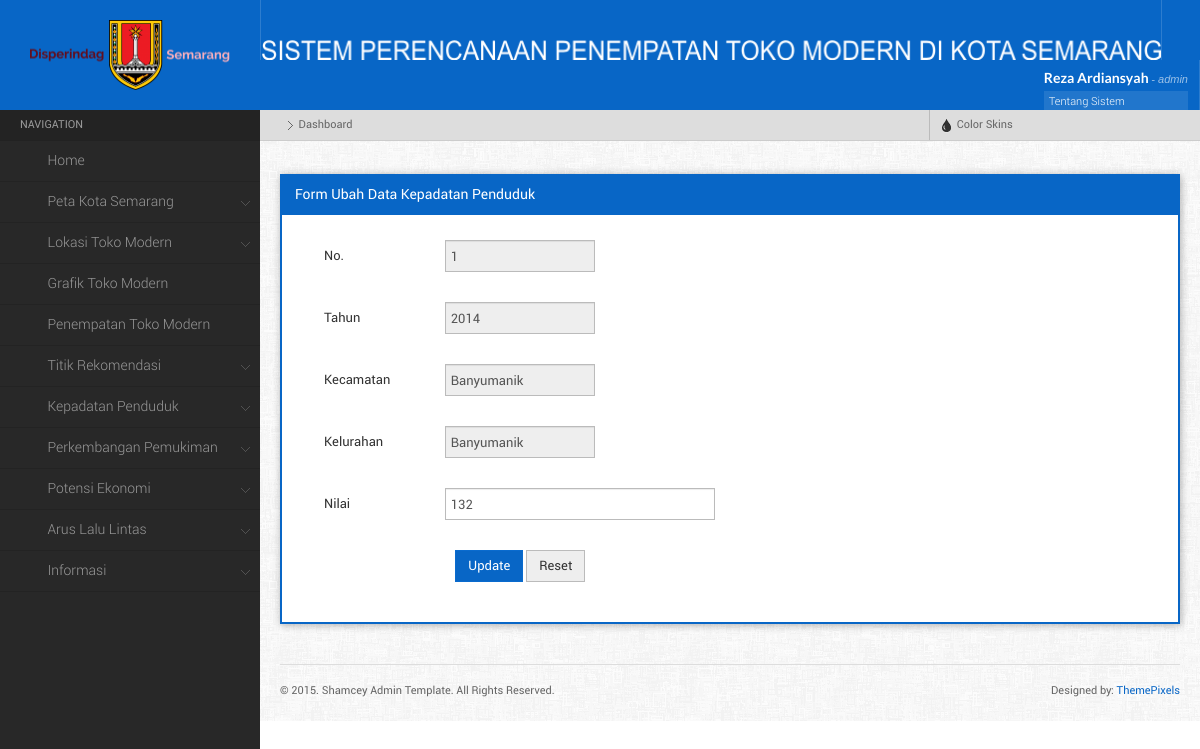
Before: /main.php?menu=editKepadatan&id_kepadatan=1 (signed in) with the older database file.
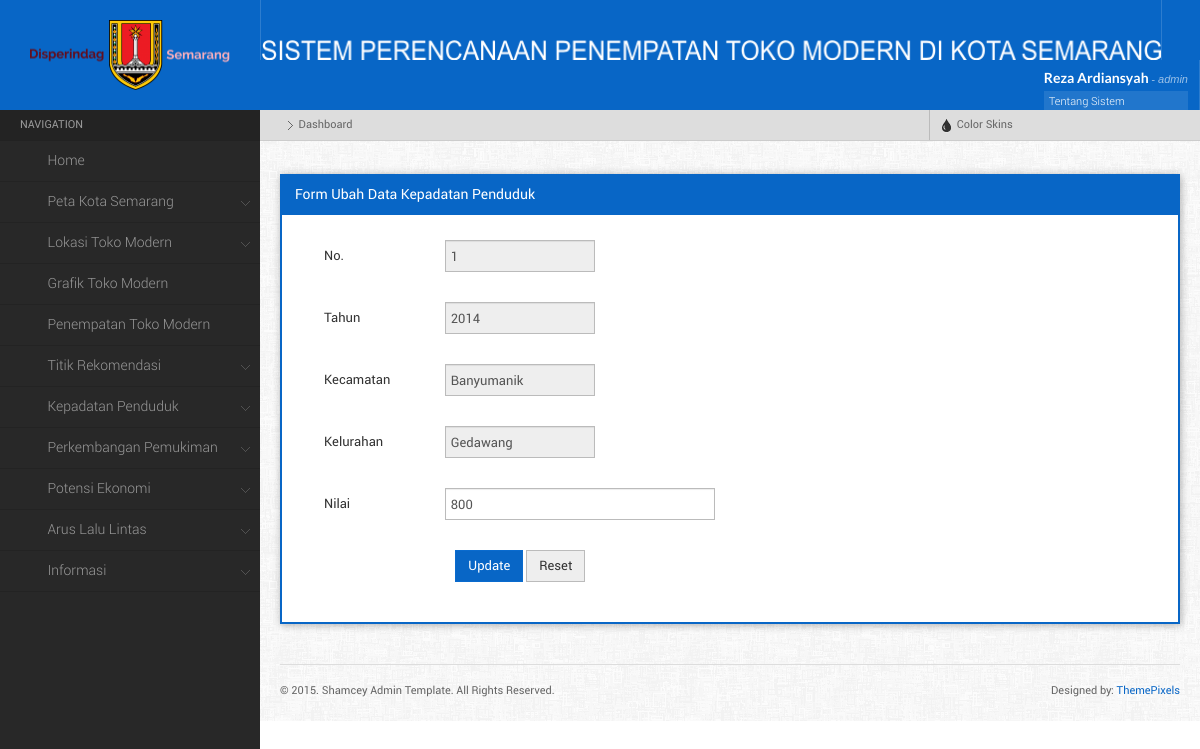
After: the same page with the newer database file.
### tables this page shows
CREATE TABLE IF NOT EXISTS `kepadatan_penduduk` (
  `id_kepadatan` int(11) NOT NULL AUTO_INCREMENT,
  `id_kelurahan` int(11) NOT NULL,
  `tahun` year(4) NOT NULL,
  `nilai_kepadatan` int(11) NOT NULL,
  `id_klasifikasikepadatan` int(11) NOT NULL,
  PRIMARY KEY (`id_kepadatan`)
);

CREATE TABLE IF NOT EXISTS `kelurahan` (
  `id_kelurahan` int(11) NOT NULL AUTO_INCREMENT,
  `id_kecamatan` int(11) NOT NULL,
  `Geometry` longblob,
  `XMin` int(11) DEFAULT NULL,
  `XMax` int(11) DEFAULT NULL,
  `YMin` int(11) DEFAULT NULL,
  `YMax` int(11) DEFAULT NULL,
  `Kelurahan` char(50) DEFAULT NULL,
  `Luas` decimal(10,3) DEFAULT NULL,
  `id_lokasi` int(11) NOT NULL,
  PRIMARY KEY (`id_kelurahan`)
);

CREATE TABLE IF NOT EXISTS `kecamatan` (
  `id_kecamatan` int(11) NOT NULL AUTO_INCREMENT,
  `nama_kecamatan` varchar(40) NOT NULL,
  PRIMARY KEY (`id_kecamatan`)
);

### component/form_edit_kepadatan.php (the view, shortened to what this page needs)
<?php
	$id = htmlentities( htmlspecialchars (addslashes ($_GET['id_kepadatan'])));
	$query = mysql_query("SELECT * FROM kepadatan_penduduk, kelurahan, kecamatan
							WHERE id_kepadatan = '$id'
							AND kepadatan_penduduk.id_kelurahan = kelurahan.id_kelurahan
							AND kelurahan.id_kecamatan = kecamatan.id_kecamatan
							ORDER BY tahun DESC, kecamatan.id_kecamatan ASC");
	$pecah = mysql_fetch_array($query);
?>
<div class="widget">
	<h4 class="widgettitle">Form Ubah Data Kepadatan Penduduk</h4>
	<div class="widgetcontent">
		<form class="stdform" action="component/proses_edit_kepadatan.php?id=<?php echo $id ?>" method="post" enctype="multipart/form-data">
			<p>
				<label>No. </label>
				<span class="field"><input type="text" id="" name="id_kepadatan" class="input-medium" style= 'margin-left:0.1%;!important' value="<?php echo $id; ?>" readonly /></span>
			</p>
			<p>
				<label>Tahun </label>
				<span class="field"><input type="text" id="" name="tahun" class="input-medium" style= 'margin-left:0.1%;!important' value="<?php echo $pecah['tahun']; ?>" readonly /></span>
			</p>
			<p>
				<label>Kecamatan </label>
				<span class="field"><input type="text" id="s1" name="kecamatan" class="input-medium" style= 'margin-left:0.1%;!important' value="<?php echo $pecah['nama_kecamatan']; ?>" readonly /></span>
			</p>
			<p>
				<label>Kelurahan </label>
				<span class="field"><input type="text" id="display_hasil" name="kelurahan" class="input-medium" style= 'margin-left:0.1%;!important' value="<?php echo $pecah['Kelurahan']; ?>" readonly /></span>
			</p>
			<p>
				<label>Nilai </label>
				<span class="field"> <input type="text" onkeypress="return numbersonly(event, false)" id="" name="nilai_kepadatan" class="input-xlarge" style= 'margin-left:0.1%;!important' maxlength="20" value="<?php echo $pecah['nilai_kepadatan']; ?>"  required/></span>
			</p>
			<p class="stdformbutton">
				<button class="btn btn-primary" name='update' style='margin-left:-9% !important'></span>Update</a></button>
                <button type="reset" class="btn" >Reset</button>
            </p>
		</form>
	</div>
</div>

Changed rows visible on the page:
changed kepadatan_penduduk "Banyumanik": kelurahan "Banyumanik" → "Gedawang"; nilai_kepadatan "132" → "800"
